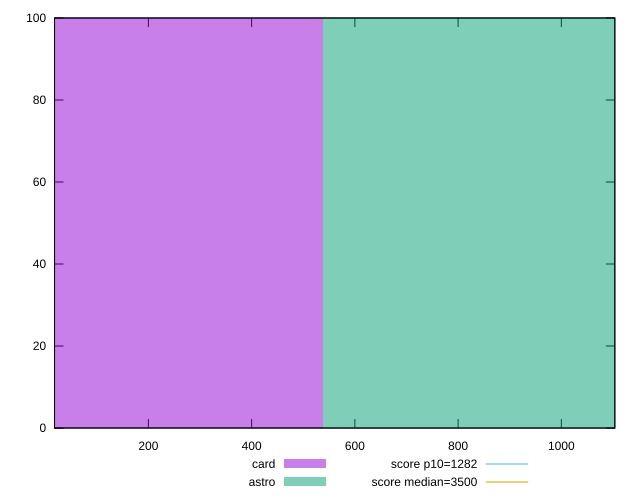

Reproduce this figure in gnuplot.
reset

$card <<EOF
0 100
EOF

$astro <<EOF
1076.2395772493403 100
EOF

set key outside below
set boxwidth 1076.2395772493403
set xrange [18.187999999999995:1103.6240000000005]
set yrange [0:100]
set trange [0:100]
set style fill transparent solid 0.5 noborder

set parametric
set terminal svg size 640, 500 enhanced background rgb 'white'
set output "reports/report_00032_2021-02-25T10-28-15.087Z/bootup-time/comparison/histogram/2_vs_3.svg"

plot $card title "card" with boxes, \
     $astro title "astro" with boxes, \
     1282,t title "score p10=1282", \
     3500,t title "score median=3500"

reset
